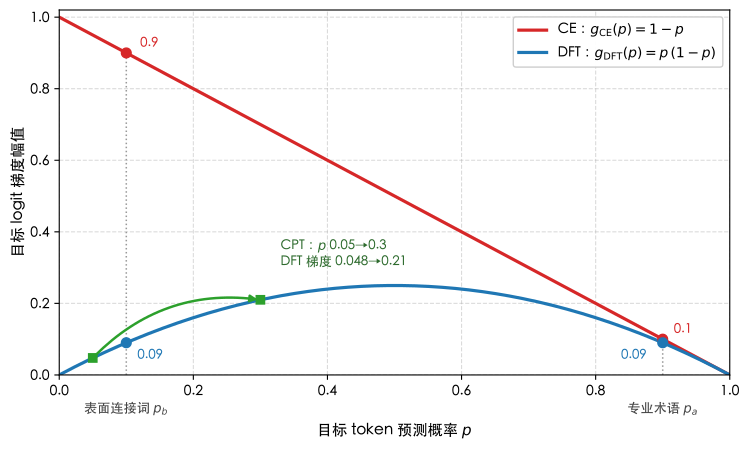

Here is the Python script that generated this plot:
# -*- coding: utf-8 -*-
"""
图3-x：CE 与 DFT 在目标 logit 上的梯度幅值
g_CE(p) = 1 - p,  g_DFT(p) = p (1 - p)
对应正文 DFT 推导第 (4)(5) 步：p = 0.1 / 0.9 的对比，以及 CPT 将 p 由 0.05 提升至 0.3
"""

import os
import numpy as np
import matplotlib.pyplot as plt
from matplotlib import rcParams, font_manager

candidates = [
    "PingFang SC",
    "Heiti TC",
    "Microsoft YaHei",
    "SimHei",
    "Noto Sans CJK SC",
    "WenQuanYi Zen Hei",
    "Arial Unicode MS",
]
available_fonts = {f.name for f in font_manager.fontManager.ttflist}
chosen = next((f for f in candidates if f in available_fonts), None)
rcParams["font.sans-serif"] = [chosen, "DejaVu Sans"] if chosen else ["sans-serif"]
rcParams["axes.unicode_minus"] = False

p = np.linspace(0.001, 0.999, 500)
g_ce = 1 - p
g_dft = p * (1 - p)

c_ce, c_dft = "#d62728", "#1f77b4"

fig, ax = plt.subplots(figsize=(7.6, 4.6), dpi=300)
ax.plot(p, g_ce, color=c_ce, linewidth=2.3, label=r"CE：$g_{\mathrm{CE}}(p) = 1 - p$")
ax.plot(p, g_dft, color=c_dft, linewidth=2.3, label=r"DFT：$g_{\mathrm{DFT}}(p) = p\,(1 - p)$")

for pv, name in [(0.1, "表面连接词 $p_b$"), (0.9, "专业术语 $p_a$")]:
    ax.vlines(pv, 0, 1 - pv, colors="#999999", linestyles=":", linewidth=1.1)
    ax.plot(pv, 1 - pv, "o", color=c_ce, markersize=7, zorder=5)
    ax.plot(pv, pv * (1 - pv), "o", color=c_dft, markersize=7, zorder=5)
    ax.text(pv, -0.075, name, ha="center", va="top", fontsize=9.5, color="#444444")

ax.annotate("0.9", (0.1, 0.9), xytext=(10, 4), textcoords="offset points", fontsize=9.5, color=c_ce)
ax.annotate("0.1", (0.9, 0.1), xytext=(8, 4), textcoords="offset points", fontsize=9.5, color=c_ce)
ax.annotate("0.09", (0.1, 0.09), xytext=(8, -12), textcoords="offset points", fontsize=9.5, color=c_dft)
ax.annotate("0.09", (0.9, 0.09), xytext=(-30, -12), textcoords="offset points", fontsize=9.5, color=c_dft)

p0, p1 = 0.05, 0.3
ax.plot([p0, p1], [p0 * (1 - p0), p1 * (1 - p1)], "s", color="#2ca02c", markersize=6, zorder=6)
ax.annotate("", xy=(p1, p1 * (1 - p1)), xytext=(p0, p0 * (1 - p0)),
            arrowprops=dict(arrowstyle="-|>", color="#2ca02c", lw=1.8, connectionstyle="arc3,rad=-0.25"))
ax.text(0.33, 0.30, "CPT：$p$ 0.05→0.3\nDFT 梯度 0.048→0.21", fontsize=9.5, color="#2E6B2E", va="bottom")

ax.set_xlim(0, 1)
ax.set_ylim(0, 1.02)
ax.set_xlabel("目标 token 预测概率 $p$", fontsize=11, labelpad=18)
ax.set_ylabel("目标 logit 梯度幅值", fontsize=11)
ax.grid(True, linestyle="--", alpha=0.45)
ax.legend(loc="upper right", fontsize=10, framealpha=0.95)

plt.tight_layout()
base_dir = os.path.dirname(os.path.dirname(os.path.abspath(__file__)))
plt.savefig(os.path.join(base_dir, "figures", "dft_gradient.png"), dpi=300, bbox_inches="tight")
plt.savefig(os.path.join(base_dir, "plot", "dft_gradient.pdf"), bbox_inches="tight")
print("Saved dft_gradient.png successfully.")
